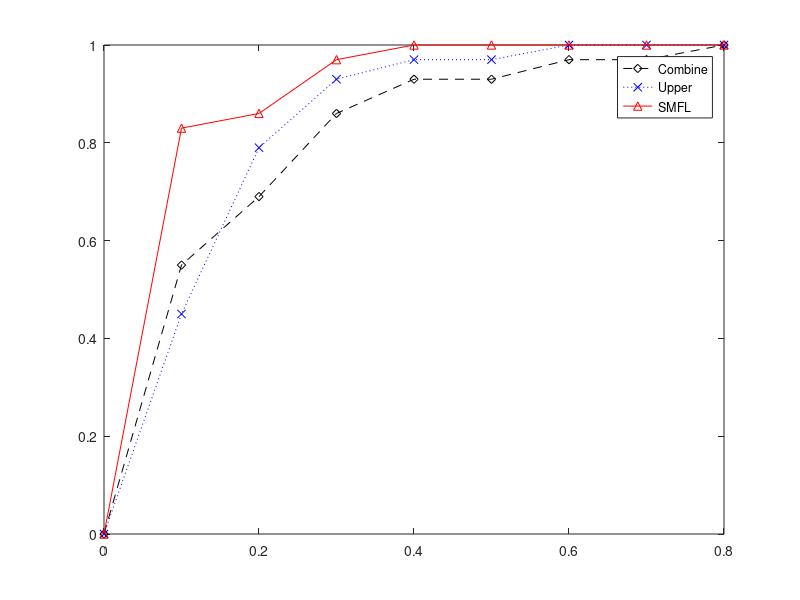

The MATLAB script that drew this image:
% M = [3.2525 0.6486 0 0 ; 0.6486 2.0868 0.4151 0; 0 0.4151 1.3320 0.2642; 0 0 0.2642 0.4709];
% K = [9.4955 -4.0024 0 0; -4.0024 6.9048 -2.9024 0; 0 -2.9024 4.9956 -2.0932; 0 0 -2.0932 2.0932];
% n = sparse(K);
A = [16 4 8;4 5 -4;8 -4 22];
b = [4;2;5];
x = A \ b;
clear;
x1=[0,0.1,0.2,0.3,0.4,0.5,0.6,0.7,0.8];
y1=[0,0.55,0.69,0.86,0.93,0.93,0.97,0.97,1];
x2=[0,0.1,0.2,0.3,0.4,0.5,0.6,0.7,0.8];
y2=[0,0.45,0.79,0.93,0.97,0.97,1,1,1];
x3=[0,0.1,0.2,0.3,0.4,0.5,0.6,0.7,0.8];
y3=[0,0.83,0.86,0.97,1,1,1,1,1];
plot(x1,y1,'d--k')
hold on
plot(x2,y2,'x:b')
hold on
plot(x3,y3,'^-r')
legend('Combine','Upper','SMFL');